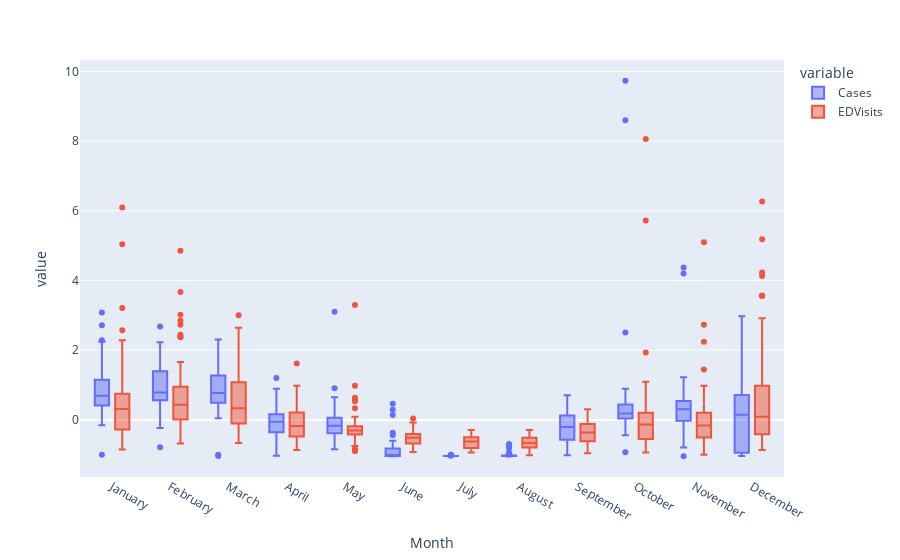
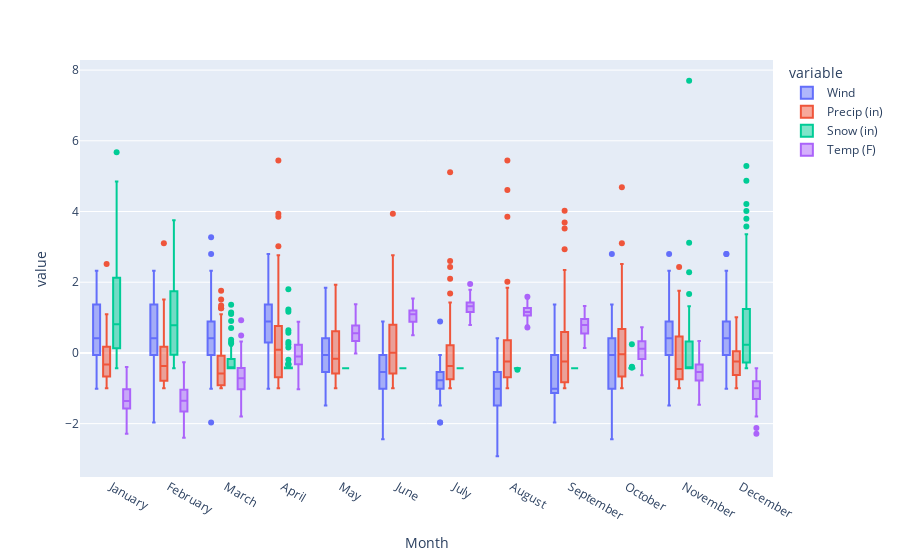
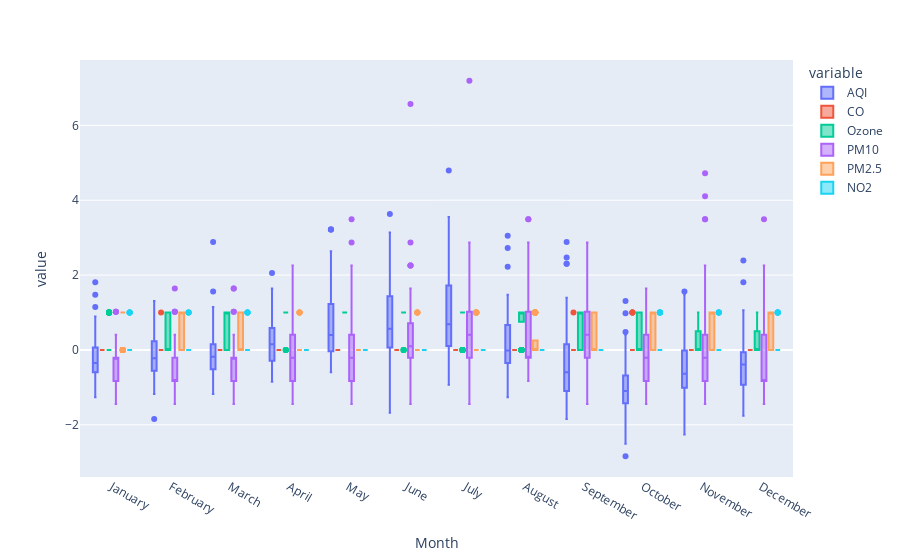
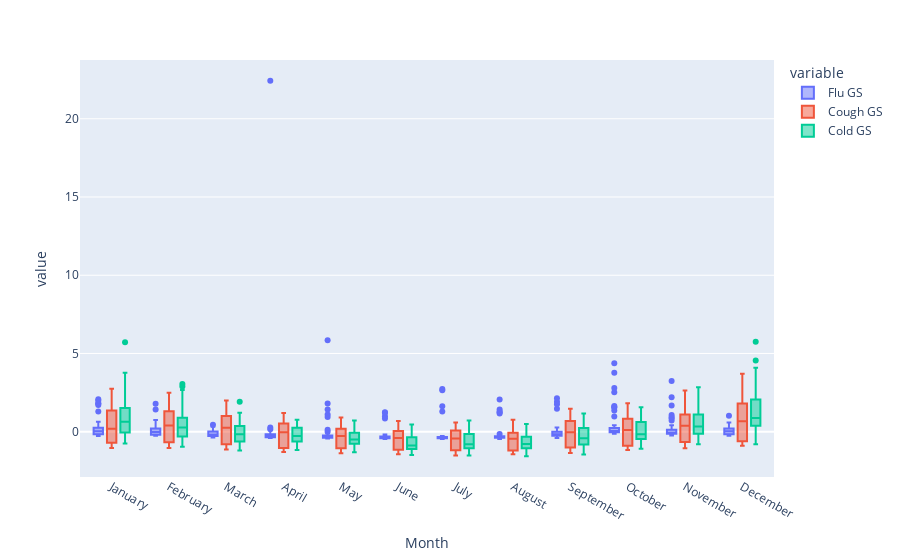

These figures' notebook cell, in order:
### Code cell
for s in [cases_variables, weather_variables, air_quality_variables, google_variables]:
    fig = px.box(d.loc[d['variable'].isin(s)], x='Month', y='value', color='variable')
    fig.update_xaxes(categoryorder='array',categoryarray=months_ordered)
    fig.show()

### Figure 1 — Plotly figure (JSON) as saved in the notebook; plotly's stock layout.template omitted (floating-point values rounded to 4 significant figures; data arrays with more than 128 entries replaced by an {"elided": "..."} marker saying what was removed)
{"data": [{"alignmentgroup": "True", "hovertemplate": "variable=Cases<br>Month=%{x}<br>value=%{y}<extra></extra>", "legendgroup": "Cases", "marker": {"color": "#636efa"}, "name": "Cases", "notched": false, "offsetgroup": "Cases", "orientation": "v", "showlegend": true, "type": "box", "x": {"elided": "750 str values"}, "x0": " ", "xaxis": "x", "y": {"elided": "750 float values"}, "y0": " ", "yaxis": "y"}, {"alignmentgroup": "True", "hovertemplate": "variable=EDVisits<br>Month=%{x}<br>value=%{y}<extra></extra>", "legendgroup": "EDVisits", "marker": {"color": "#EF553B"}, "name": "EDVisits", "notched": false, "offsetgroup": "EDVisits", "orientation": "v", "showlegend": true, "type": "box", "x": {"elided": "750 str values"}, "x0": " ", "xaxis": "x", "y": {"elided": "750 float values"}, "y0": " ", "yaxis": "y"}], "layout": {"boxmode": "group", "legend": {"title": {"text": "variable"}, "tracegroupgap": 0}, "margin": {"t": 60}, "xaxis": {"anchor": "y", "categoryarray": ["January", "February", "March", "April", "May", "June", "July", "August", "September", "October", "November", "December"], "categoryorder": "array", "domain": [0, 1], "title": {"text": "Month"}}, "yaxis": {"anchor": "x", "domain": [0, 1], "title": {"text": "value"}}}}

### Figure 2 — Plotly figure (JSON) as saved in the notebook; plotly's stock layout.template omitted (floating-point values rounded to 4 significant figures; data arrays with more than 128 entries replaced by an {"elided": "..."} marker saying what was removed)
{"data": [{"alignmentgroup": "True", "hovertemplate": "variable=Wind<br>Month=%{x}<br>value=%{y}<extra></extra>", "legendgroup": "Wind", "marker": {"color": "#636efa"}, "name": "Wind", "notched": false, "offsetgroup": "Wind", "orientation": "v", "showlegend": true, "type": "box", "x": {"elided": "750 str values"}, "x0": " ", "xaxis": "x", "y": {"elided": "750 float values"}, "y0": " ", "yaxis": "y"}, {"alignmentgroup": "True", "hovertemplate": "variable=Precip (in)<br>Month=%{x}<br>value=%{y}<extra></extra>", "legendgroup": "Precip (in)", "marker": {"color": "#EF553B"}, "name": "Precip (in)", "notched": false, "offsetgroup": "Precip (in)", "orientation": "v", "showlegend": true, "type": "box", "x": {"elided": "750 str values"}, "x0": " ", "xaxis": "x", "y": {"elided": "750 float values"}, "y0": " ", "yaxis": "y"}, {"alignmentgroup": "True", "hovertemplate": "variable=Snow (in)<br>Month=%{x}<br>value=%{y}<extra></extra>", "legendgroup": "Snow (in)", "marker": {"color": "#00cc96"}, "name": "Snow (in)", "notched": false, "offsetgroup": "Snow (in)", "orientation": "v", "showlegend": true, "type": "box", "x": {"elided": "750 str values"}, "x0": " ", "xaxis": "x", "y": {"elided": "750 float values"}, "y0": " ", "yaxis": "y"}, {"alignmentgroup": "True", "hovertemplate": "variable=Temp (F)<br>Month=%{x}<br>value=%{y}<extra></extra>", "legendgroup": "Temp (F)", "marker": {"color": "#ab63fa"}, "name": "Temp (F)", "notched": false, "offsetgroup": "Temp (F)", "orientation": "v", "showlegend": true, "type": "box", "x": {"elided": "750 str values"}, "x0": " ", "xaxis": "x", "y": {"elided": "750 float values"}, "y0": " ", "yaxis": "y"}], "layout": {"boxmode": "group", "legend": {"title": {"text": "variable"}, "tracegroupgap": 0}, "margin": {"t": 60}, "xaxis": {"anchor": "y", "categoryarray": ["January", "February", "March", "April", "May", "June", "July", "August", "September", "October", "November", "December"], "categoryorder": "array", "domain": [0, 1], "title": {"text": "Month"}}, "yaxis": {"anchor": "x", "domain": [0, 1], "title": {"text": "value"}}}}

### Figure 3 — Plotly figure (JSON) as saved in the notebook; plotly's stock layout.template omitted (floating-point values rounded to 4 significant figures; data arrays with more than 128 entries replaced by an {"elided": "..."} marker saying what was removed)
{"data": [{"alignmentgroup": "True", "hovertemplate": "variable=AQI<br>Month=%{x}<br>value=%{y}<extra></extra>", "legendgroup": "AQI", "marker": {"color": "#636efa"}, "name": "AQI", "notched": false, "offsetgroup": "AQI", "orientation": "v", "showlegend": true, "type": "box", "x": {"elided": "750 str values"}, "x0": " ", "xaxis": "x", "y": {"elided": "750 float values"}, "y0": " ", "yaxis": "y"}, {"alignmentgroup": "True", "hovertemplate": "variable=CO<br>Month=%{x}<br>value=%{y}<extra></extra>", "legendgroup": "CO", "marker": {"color": "#EF553B"}, "name": "CO", "notched": false, "offsetgroup": "CO", "orientation": "v", "showlegend": true, "type": "box", "x": {"elided": "750 str values"}, "x0": " ", "xaxis": "x", "y": {"elided": "750 int values"}, "y0": " ", "yaxis": "y"}, {"alignmentgroup": "True", "hovertemplate": "variable=Ozone<br>Month=%{x}<br>value=%{y}<extra></extra>", "legendgroup": "Ozone", "marker": {"color": "#00cc96"}, "name": "Ozone", "notched": false, "offsetgroup": "Ozone", "orientation": "v", "showlegend": true, "type": "box", "x": {"elided": "750 str values"}, "x0": " ", "xaxis": "x", "y": {"elided": "750 int values"}, "y0": " ", "yaxis": "y"}, {"alignmentgroup": "True", "hovertemplate": "variable=PM10<br>Month=%{x}<br>value=%{y}<extra></extra>", "legendgroup": "PM10", "marker": {"color": "#ab63fa"}, "name": "PM10", "notched": false, "offsetgroup": "PM10", "orientation": "v", "showlegend": true, "type": "box", "x": {"elided": "750 str values"}, "x0": " ", "xaxis": "x", "y": {"elided": "750 float values"}, "y0": " ", "yaxis": "y"}, {"alignmentgroup": "True", "hovertemplate": "variable=PM2.5<br>Month=%{x}<br>value=%{y}<extra></extra>", "legendgroup": "PM2.5", "marker": {"color": "#FFA15A"}, "name": "PM2.5", "notched": false, "offsetgroup": "PM2.5", "orientation": "v", "showlegend": true, "type": "box", "x": {"elided": "750 str values"}, "x0": " ", "xaxis": "x", "y": {"elided": "750 int values"}, "y0": " ", "yaxis": "y"}, {"alignmentgroup": "True", "hovertemplate": "variable=NO2<br>Month=%{x}<br>value=%{y}<extra></extra>", "legendgroup": "NO2", "marker": {"color": "#19d3f3"}, "name": "NO2", "notched": false, "offsetgroup": "NO2", "orientation": "v", "showlegend": true, "type": "box", "x": {"elided": "750 str values"}, "x0": " ", "xaxis": "x", "y": {"elided": "750 int values"}, "y0": " ", "yaxis": "y"}], "layout": {"boxmode": "group", "legend": {"title": {"text": "variable"}, "tracegroupgap": 0}, "margin": {"t": 60}, "xaxis": {"anchor": "y", "categoryarray": ["January", "February", "March", "April", "May", "June", "July", "August", "September", "October", "November", "December"], "categoryorder": "array", "domain": [0, 1], "title": {"text": "Month"}}, "yaxis": {"anchor": "x", "domain": [0, 1], "title": {"text": "value"}}}}

### Figure 4 — Plotly figure (JSON) as saved in the notebook; plotly's stock layout.template omitted (floating-point values rounded to 4 significant figures; data arrays with more than 128 entries replaced by an {"elided": "..."} marker saying what was removed)
{"data": [{"alignmentgroup": "True", "hovertemplate": "variable=Flu GS<br>Month=%{x}<br>value=%{y}<extra></extra>", "legendgroup": "Flu GS", "marker": {"color": "#636efa"}, "name": "Flu GS", "notched": false, "offsetgroup": "Flu GS", "orientation": "v", "showlegend": true, "type": "box", "x": {"elided": "750 str values"}, "x0": " ", "xaxis": "x", "y": {"elided": "750 float values"}, "y0": " ", "yaxis": "y"}, {"alignmentgroup": "True", "hovertemplate": "variable=Cough GS<br>Month=%{x}<br>value=%{y}<extra></extra>", "legendgroup": "Cough GS", "marker": {"color": "#EF553B"}, "name": "Cough GS", "notched": false, "offsetgroup": "Cough GS", "orientation": "v", "showlegend": true, "type": "box", "x": {"elided": "750 str values"}, "x0": " ", "xaxis": "x", "y": {"elided": "750 float values"}, "y0": " ", "yaxis": "y"}, {"alignmentgroup": "True", "hovertemplate": "variable=Cold GS<br>Month=%{x}<br>value=%{y}<extra></extra>", "legendgroup": "Cold GS", "marker": {"color": "#00cc96"}, "name": "Cold GS", "notched": false, "offsetgroup": "Cold GS", "orientation": "v", "showlegend": true, "type": "box", "x": {"elided": "750 str values"}, "x0": " ", "xaxis": "x", "y": {"elided": "750 float values"}, "y0": " ", "yaxis": "y"}], "layout": {"boxmode": "group", "legend": {"title": {"text": "variable"}, "tracegroupgap": 0}, "margin": {"t": 60}, "xaxis": {"anchor": "y", "categoryarray": ["January", "February", "March", "April", "May", "June", "July", "August", "September", "October", "November", "December"], "categoryorder": "array", "domain": [0, 1], "title": {"text": "Month"}}, "yaxis": {"anchor": "x", "domain": [0, 1], "title": {"text": "value"}}}}
